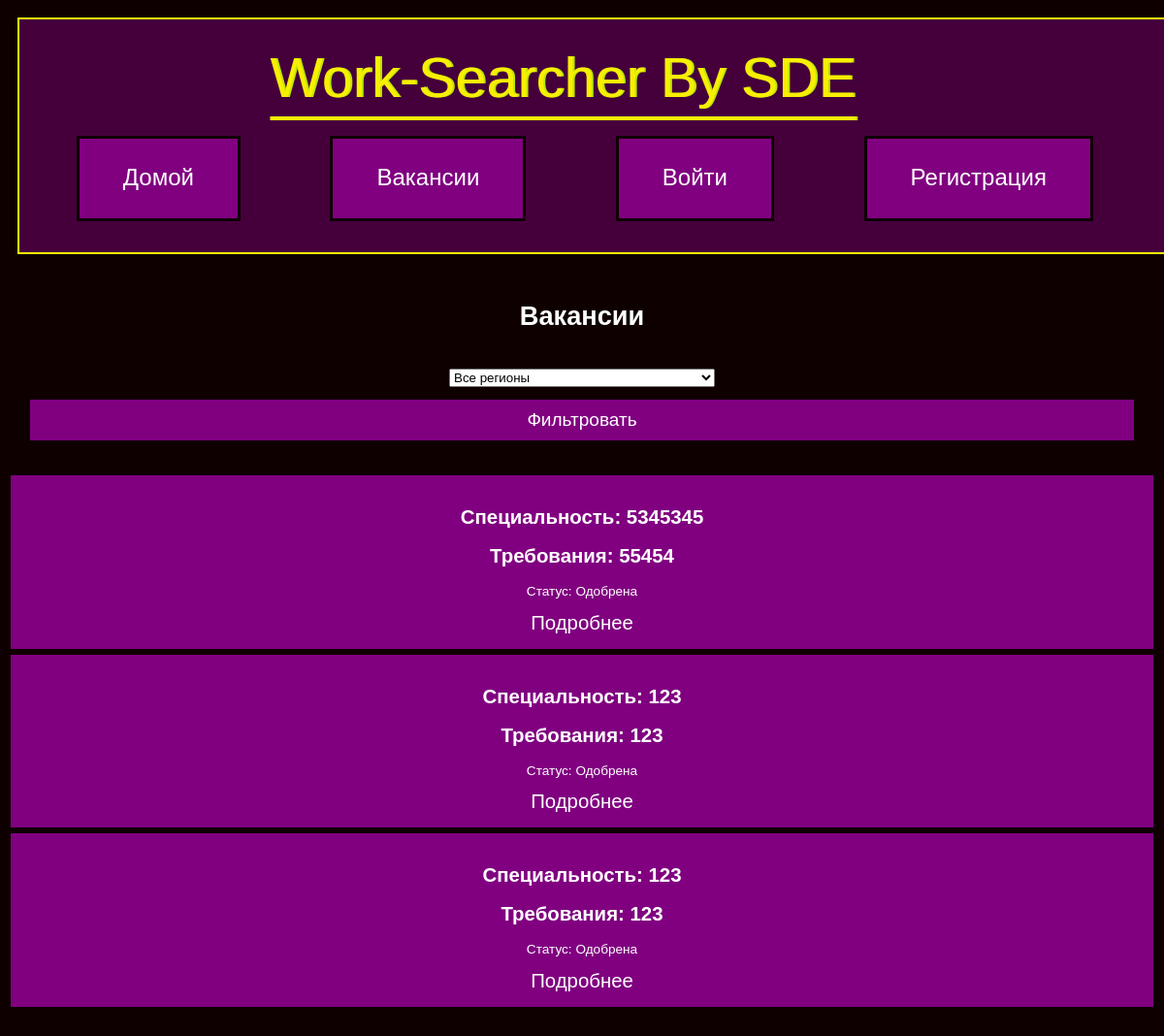
Page /jobs on the committed database.
### Model/models.py (models this page shows)
class Job(db.Model):
    id = db.Column(db.Integer, primary_key=True)
    title = db.Column(db.String(300), nullable=False)
    description = db.Column(db.Text, nullable=False)
    requirements = db.Column(db.String(200))
    image_filename = db.Column(db.String(300))
    user_id = db.Column(db.Integer, db.ForeignKey('user.id'), nullable=False)
    user = db.relationship('User', backref=db.backref('jobs', lazy=True))
    status = db.Column(db.Boolean, nullable=True)

### Controller/CZN.py (the view)
@CZN.route("/jobs", methods=['GET', 'POST'])
def jobs():
    selected_region_id = request.args.get('region', 'all')
    status = request.args.get('status', 'all')
    regions = Region.query.all()
    selected_region = None
    if current_user.is_authenticated:
        if current_user.is_admin:
            if selected_region_id != 'all':
                if status == 'pending':
                    jobs = Job.query.join(User).filter(User.region_id==selected_region_id, Job.status==None).all()
                elif status == 'approved':
                    jobs = Job.query.join(User).filter(User.region_id==selected_region_id, Job.status==True).all()
                elif status == 'rejected':
                    jobs = Job.query.join(User).filter(User.region_id==selected_region_id, Job.status==False).all()
                else:
                    jobs = Job.query.join(User).filter(User.region_id==selected_region_id).all()
            else:
                if status == 'pending':
                    jobs = Job.query.filter_by(status=None).all()
                elif status == 'approved':
                    jobs = Job.query.filter_by(status=True).all()
                elif status == 'rejected':
                    jobs = Job.query.filter_by(status=False).all()
                else:
                    jobs = Job.query.all()
        else:
            jobs = Job.query.filter_by(status=True).all()
        selected_region = Region.query.get(current_user.region_id)
    else:
        if selected_region_id != 'all':
            jobs = Job.query.join(User).filter(User.region_id==selected_region_id).all()
            jobs = Job.query.filter_by(status=True).all()
        else:
            jobs = Job.query.filter_by(status=True).all()
    return render_template('jobs.html', jobs=reversed(jobs), selected_region=selected_region, regions=regions)

### templates/jobs.html (shortened to what this page needs)
{% extends "base.html" %}
{% block content %}
    <h1>Вакансии</h1>
    {% if current_user.is_authenticated %}
        {% if current_user.employer_status %}
            <a href="{{ url_for('job.create_job') }}">Create a Job</a>
        {% endif %}
        {% if current_user.is_admin %}
            <form method="GET" action="{{ url_for('CZN.jobs') }}">
                <select name="status">
                    <option value="all">Все вакансии</option>
                    <option value="pending">В рассмотрении</option>
                    <option value="approved">Одобрены</option>
                    <option value="rejected">Не одобрены</option>
                </select>
                <select name="region">
                    <option value="all">Все регионы</option>
                    {% for region in regions %}
                        <option value="{{ region.id }}">{{ region.region }}</option>
                    {% endfor %}
                </select>
                <input type="submit" value="Фильтровать">
            </form>
        {% endif %}
    {% else %}
        <form method="GET" action="{{ url_for('CZN.jobs') }}">
            <select name="region">
                <option value="all">Все регионы</option>
            </select>
            <input type="submit" value="Фильтровать">
        </form>
    {% endif %}
    {% if jobs %}
        <ul>
            {% for job in jobs %}
                <li class="job">
                    <div class="job-container">
                        <h2 class="float-left">Специальность: {{ job.title }}</h2>
                        <h2 class="float-left"> Требования: {{ job.requirements }}</h2>
                       <p>Статус: {% if job.status==None %}В рассмотрении{% elif job.status %}Одобрена{% else %}Неодобрена{% endif %}</p>
                        <a href="{{ url_for('job.show_job', job_id=job.id) }}">Подробнее</a>
                    </div>
                </li>
            {% endfor %}
        </ul>
    {% else %}
        <p>No jobs available for the selected region.</p>
    {% endif %}
{% endblock %}

### static/styles.css (style rules this page uses)
html { height:100%; }
body { background: #0f0000; color : #ffffff; font-family: "helterskelter", sans-serif; -webkit-background-size: cover; }
a { text-decoration: none; color: #ffffff; font-size: 150%; padding: 15px; }
ul { list-style-type: none; margin: 0; padding: 0; }
li { background: #800080; padding-top: 15px; padding-bottom: 15px; padding-right: 30px; padding-left: 30px; border: medium solid #0f0000; }
form { color: #fff; padding: 20px; }
input, textarea { background: #45003c; width: 100%; padding: 10px; box-sizing: border-box; border: 1px solid #ccc; color: #fff; margin-bottom: 10px; margin-top: 10px; font-size: 18px; }
input[type="submit"] { width: 100%; background: #800080; color: #fff; cursor: pointer; transition: background-color 0.3s ease-in-out; border: medium solid #0f0000; font-size : 140%; }

### rows in the picture
Job: title "5345345", requirements "55454", status "Одобрена"
Job: title "123", requirements "123", status "Одобрена"
Job: title "123", requirements "123", status "Одобрена"
